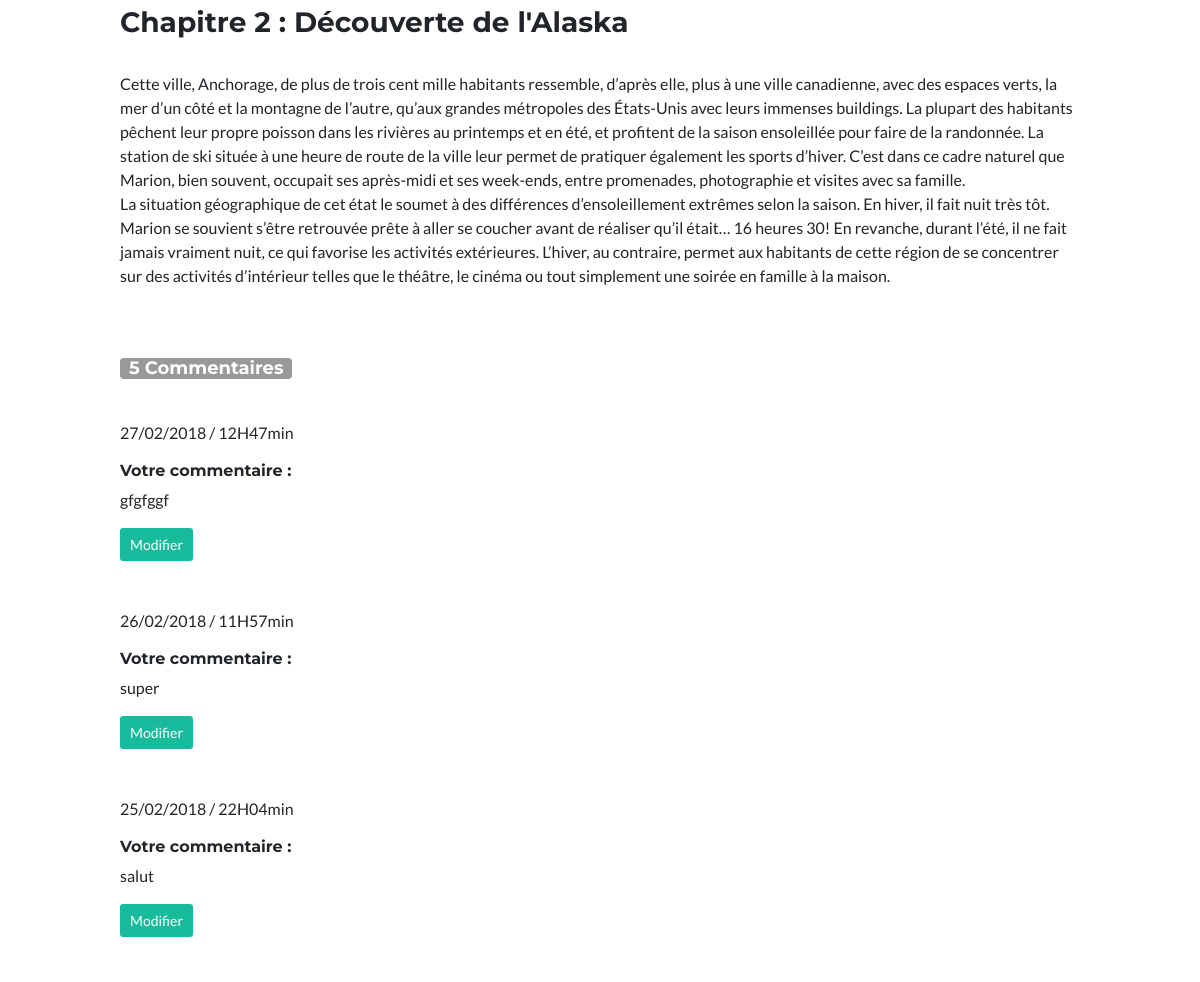
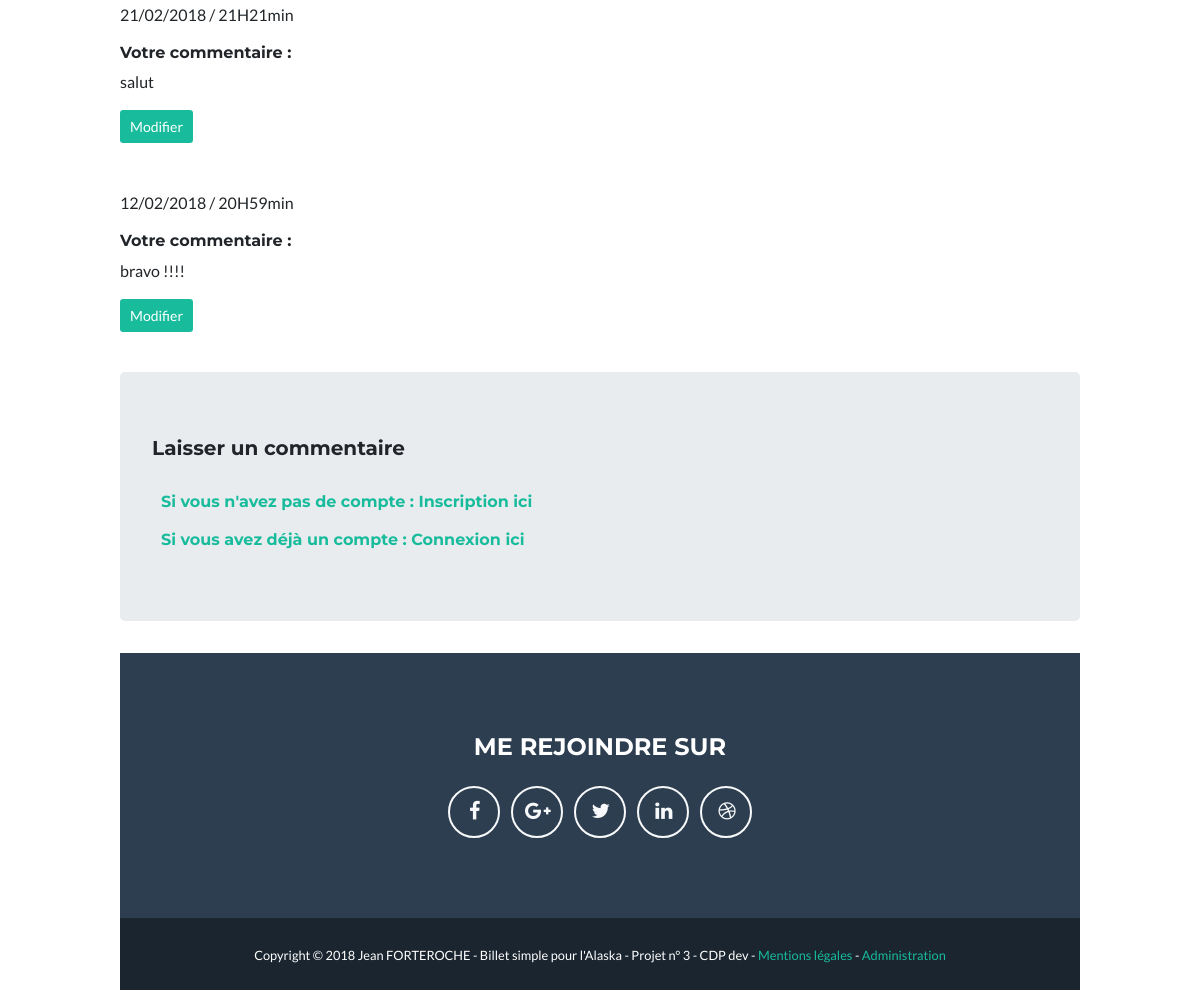
Before: /index.php?action=post&id=2 (lower part) with the older database file (2 pictures, top to bottom).
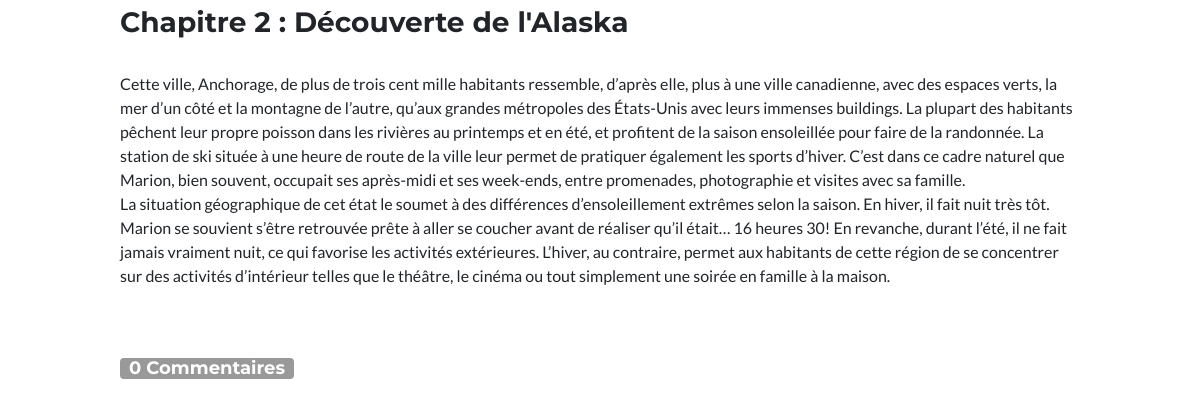
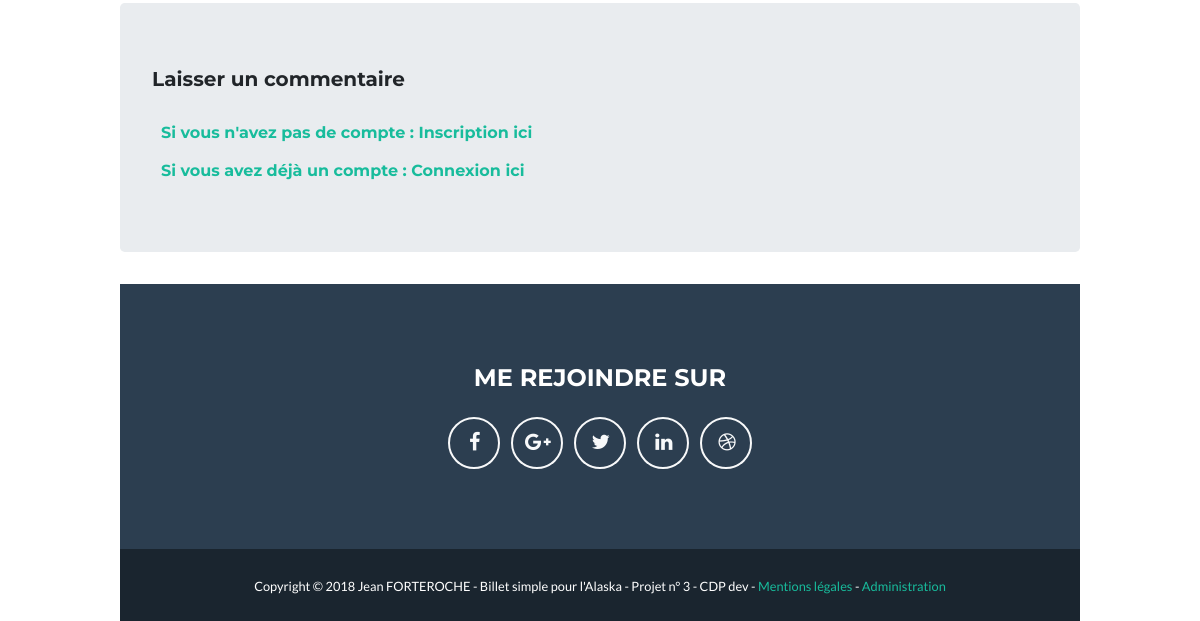
After: the same page with the newer database file (2 pictures, top to bottom).
### tables this page shows
CREATE TABLE IF NOT EXISTS `posts` (
  `id` int(11) NOT NULL AUTO_INCREMENT,
  `post_date` date DEFAULT NULL,
  `title` varchar(255) DEFAULT NULL,
  `content` text,
  `resum` text,
  `image` varchar(1000) DEFAULT NULL,
  `nbcomms` int(11) DEFAULT NULL,
  PRIMARY KEY (`id`)
);

CREATE TABLE IF NOT EXISTS `comments` (
  `id` int(11) NOT NULL AUTO_INCREMENT,
  `comment` text NOT NULL,
  `comment_date` datetime NOT NULL,
  `post_id` int(11) NOT NULL,
  `membre_id` int(11) NOT NULL,
  `membre_pseudo` varchar(255) NOT NULL,
  PRIMARY KEY (`id`)
);

### controler/Frontend.php (called while the page is built, shortened)
<?php
require_once('Autoload.php');
Class Frontend
{
    public function post()
    {
        $postManager = new PostManager();
        $commentManager = new CommentManager();
        $post = $postManager->getPost($_GET['id']);
        $comments = $commentManager->getComments($_GET['id']);
        $nbComms = $commentManager->CountComments($_GET['id']);
        require('view/frontend/postView.php');
    }
}

### index.php (called while the page is built, shortened)
<?php
require_once("controler/Autoload.php");
$router = new \router\Router();
$router->diriger();

### model/PostManager.php (called while the page is built, shortened)
<?php
class PostManager extends DbConnect
{
    public function getPost($postId)
    {
        $db = $this->dbConnect();
        $req = $db->prepare('SELECT id, title, resum, content, image,  DATE_FORMAT(post_date, \'%d/%m/%Y / %HH%imin\') AS post_date_fr FROM posts WHERE id = ?');
        $req->execute(array($postId));
        while ($data = $req->fetch())
        {
            $post = new Post();
            $post->setId($data['id']);
            $post->setImage($data['image']);
            $post->setPostDate($data['post_date_fr']);
            $post->setTitle($data['title']);
            $post->setContent($data['content']);
        }
        return $post;
    }
}

### controler/Autoload.php (called while the page is built, shortened)
<?php
class Autoload
{
    static function chargerClass($class)
    {
        $file = str_replace('\\','/',$class);
        $file = ltrim($file,'/');
    }
}

### entity/Post.php (called while the page is built, shortened)
<?php
class Post
{
    private $title;
    private $content;
    public function getTitle()
    {
        return $this->title;
    }
    public function setTitle($title)
    {
        $this->title = $title;
    }
    public function getContent()
    {
        return $this->content;
    }
    public function setContent($content)
    {
        $this->content = $content;
    }
}

### model/CommentManager.php (called while the page is built, shortened)
<?php
class CommentManager extends DbConnect
{
    public function getComments ($postId)
    {
        $comments = array();
        $db = $this->dbConnect();
        $req = $db->prepare('SELECT id, membre_pseudo, membre_id, comment, DATE_FORMAT(comment_date, \'%d/%m/%Y / %HH%imin\') AS comment_date_fr FROM comments WHERE post_id = ? ORDER BY comment_date DESC');
        $req->execute(array($postId));
        while ($data = $req->fetch()) {
            $comment = new Comment();
            $comment->setId($data['id']);
            $comment->setCommentDate($data['comment_date_fr']);
            $comment->setComment($data['comment']);
            $comment->setMembreId($data['membre_id']);
            $comment->setMembrePseudo($data['membre_pseudo']);
            $comments[] = $comment;
        }
        return $comments;
    }
    public function CountComments($post_id)
    {
        $pdo = $this->dbConnect();
        $PDOStatement = $pdo->prepare('SELECT COUNT(*) as total FROM comments WHERE post_id = ?');
        $PDOStatement->execute(array($post_id));
        $data = $PDOStatement->fetch();
        return $data['total'];
    }
}

### entity/Comment.php (called while the page is built, shortened)
<?php
class Comment
{
    private $id;
    private $comment;
    private $comment_date;
    public function getId()
    {
        return $this->id;
    }
    public function setId($id)
    {
        $this->id = $id;
    }
    public function getComment()
    {
        return $this->comment;
    }
    public function setComment($comment)
    {
        $this->comment = $comment;
    }
    public function getCommentDate()
    {
        return $this->comment_date;
    }
    public function setCommentDate($comment_date)
    {
        $this->comment_date = $comment_date;
    }
}

### view/frontend/PostView.php (the view, shortened to what this page needs)
<body>
    <div class="post">
        <h3><br>
            <?= htmlspecialchars($post->getTitle()) ?>
        </h3><br>
        <p>
            <?= nl2br(htmlspecialchars($post->getContent())) ?>
        </p>
    </div>
    <br><br>
    <h4><span class="badge"><?= $nbComms ?> Commentaires</span></h4>
<br/>
<?php foreach ($comments as $comment)
{
    ?>
        <?= $comment->getCommentDate() ?>
        <br>
    <p><h6>Votre commentaire : </h6><?= nl2br(htmlspecialchars($comment->getComment())) ?></p>
    <p><a href="index.php?action=Comment&numComm=<?=$comment->getId()?>"><button type="button" class="btn btn-success btn-sm">Modifier</button></a></p>
    <br/>
    <?php
} ?>
    <div class="jumbotron">
        <h5>Laisser un commentaire</h5>
        <br>
        <?php if (isset($_SESSION['id'])) {?>
    <form action="index.php?action=addComment&amp;id=<?= $post->getId() ?>" method="post">
        <div>
            <?php
                echo $_SESSION['pseudo']; ?>
        </div>
        <div>
            <label for="comment">Commentaire</label><br />
            <textarea id="comment" name="comment"></textarea>
        </div>
        <div>
            <input type="submit" value="Envoyer" />
        </div>
    </form>
    </div>
    <?php
    if (isset($_GET['success'])) {?>
    <div class="alert alert-success">
    <?php echo "Commentaire ajouté avec succès";}
    ?></div>
    <?php
} else {?>
    <h6><a href="index.php?action=inscripMembre" class="info"> Si vous n'avez pas de compte : Inscription ici </a><br/><br/>
        <a href="index.php?action=connectMembre" class="info"> Si vous avez déjà un compte : Connexion ici</a></br></h6>
<?php }?>
<?php $content = ob_get_clean(); ?>
<?php require('templateBlog.php'); ?>
</body id='end'>

### router/Router.php (shortened to what this page needs)
<?php
class Router
{
    public function diriger ()
    {
        try {
            if (isset($_GET['action'])) {
                if ($_GET['action'] == 'listPosts') {
                    $frontend = new \controler\Frontend();
                    $frontend->listPosts();
                } elseif ($_GET['action'] == 'post') {
                    if (isset($_GET['id']) && $_GET['id'] > 0) {
                        $frontend = new \controler\Frontend();
                        $frontend->post();
                    } else {
                        throw new \Exception('Aucun identifiant de billet envoyé');
                    }
                } elseif ($_GET['action'] == 'accueil') {
                    $frontend = new \controler\Frontend();
                    $frontend->accueil();
                }
                elseif ($_GET['action'] == 'connectMembre') {
                    $backend = new \controler\Backend();
                    $backend->connectMembre();
                }
                elseif ($_GET['action'] == 'deconnectMembre') {
                    $backend = new \controler\Backend();
                    $backend->deconnectMembre();
                }
                elseif ($_GET['action'] == 'authentificationAdmin') {
                    $backend = new \controler\Backend();
                    $backend->connectAdmin();
                }
                elseif ($_GET['action'] == 'addMembre') {
                    $backend = new Backend();
                    $backend->addMembre();
                }
                elseif ($_GET['action'] =='suppMembre'){
                    $backend = new Backend();
                    $backend->suppMembre();
                }
                elseif ($_GET['action']=='profilMembre')
                {
                    $frontend = new Frontend();
                    $frontend->profilMembre();
                }
                elseif ($_GET['action'] == 'inscripMembre') {
                    $frontend = new \controler\Frontend();
                    $frontend->inscripMembre();
                }
                elseif ($_GET['action'] == 'mentionslegales') {
                    $frontend = new \controler\Frontend();
                    $frontend->mentionslegales();
                }
                elseif ($_GET['action'] == 'charte') {
                    $frontend = new \controler\Frontend();
                    $frontend->charte();
                }
                elseif ($_GET['action'] == 'contact'){
                    $backend = new Mail();
                    $backend ->Contact();
                }
                elseif ($_GET['action'] == 'modifpseudo_mdp'){
                    $backend = new Backend();
                    $backend->modifPseudoMdp();
                }
                elseif ($_GET['action'] == 'modifemail'){
                    $backend = new Backend();
                    $backend->modifEmail();
                }
                elseif ($_GET['action'] == 'connectAdmin'){
                    $frontend = new Frontend();
                    $frontend->connectAdmin();
                }
                elseif ($_GET['action'] == 'administration'){
                    $frontend = new Frontend();
                    $frontend->administration();
                }
                elseif ($_GET['action'] == 'deconnectAdmin'){
                    $backend = new Backend();
                    $backend->deconnectAdmin();
                }
            } else {
                $frontend = new \controler\Frontend();
                $frontend->accueil();
            }
        }
        catch
        (\Exception $e) {
            echo 'Erreur : ' . $e->getMessage();
        }
    }
}

### view/frontend/templateBlog.php (shortened to what this page needs)
<!DOCTYPE html>
<html lang="fr">
<?php require ('Header.php'); ?>
<body id="top">
<div class="contain">
    <?= $content; ?>
</div>
</body>
<?php require ('Footer.php'); ?>
</html>

### view/frontend/Header.php (shortened to what this page needs)
<head>
    <link href="vendor/bootstrap/css/bootstrap.min.css" rel="stylesheet">
    <link href="public/css/style.css" rel="stylesheet">
    <link href="vendor/font-awesome/css/font-awesome.min.css" rel="stylesheet" type="text/css">
    <link href="vendor/magnific-popup/magnific-popup.css" rel="stylesheet" type="text/css">
    <link href="css/freelancer.min.css" rel="stylesheet">
</head>
<body id="top">

### view/frontend/Footer.php (shortened to what this page needs)
<!DOCTYPE html>
<html lang="fr">
<footer class="footer text-center">
<div>
                <h4 class="text-uppercase mb-4">Me rejoindre sur</h4>
                <ul class="list-inline mb-0">
                    <li class="list-inline-item">
                        <a class="btn btn-outline-light btn-social text-center rounded-circle" href="#">
                            <i class="fa fa-fw fa-facebook"></i>
                        </a>
                    </li>
                    <li class="list-inline-item">
                        <a class="btn btn-outline-light btn-social text-center rounded-circle" href="#">
                            <i class="fa fa-fw fa-google-plus"></i>
                        </a>
                    </li>
                    <li class="list-inline-item">
                        <a class="btn btn-outline-light btn-social text-center rounded-circle" href="#">
                            <i class="fa fa-fw fa-twitter"></i>
                        </a>
                    </li>
                    <li class="list-inline-item">
                        <a class="btn btn-outline-light btn-social text-center rounded-circle" href="#">
                            <i class="fa fa-fw fa-linkedin"></i>
                        </a>
                    </li>
                    <li class="list-inline-item">
                        <a class="btn btn-outline-light btn-social text-center rounded-circle" href="#">
                            <i class="fa fa-fw fa-dribbble"></i>
                        </a>
                    </li>
                </ul>
</div>
</footer>
<div class="copyright">
    <div class="copyright py-4 text-center text-white">
        <div class="container">
            <small>Copyright © 2018 Jean FORTEROCHE - Billet simple pour l'Alaska - Projet n° 3 - CDP dev - <a href="index.php?action=mentionslegales">Mentions légales</a> -
                <a href="index.php?action=connectAdmin">Administration</a></small>
        </div>
    </div>
</div>
</html>

### public/css/style.css (style rules this page uses)
li { list-style-type: none; }
.info { padding-left: 1%; color : #18bc9c; }
.post { clear: both; padding-top: 3%; }
.contain { padding-top: 50px; padding-left: 10%; padding-right: 10%; }
.badge { padding: 1px 9px 2px; font-weight: bold; white-space: nowrap; color: #ffffff; background-color: #999999; }
.btn-success { background-color : #18bc9c; border-color : #18bc9c; }

Changed rows visible on the page:
removed comments: CommentDate "27/02/2018 / 12H47min", comment "gfgfggf"
removed comments: CommentDate "26/02/2018 / 11H57min", comment "super"
removed comments: CommentDate "25/02/2018 / 22H04min", comment "salut"
removed comments: CommentDate "21/02/2018 / 21H21min", comment "salut"
removed comments: CommentDate "12/02/2018 / 20H59min", comment "bravo !!!!"
Other visible differences:
$nbComms: "5" → "0"
